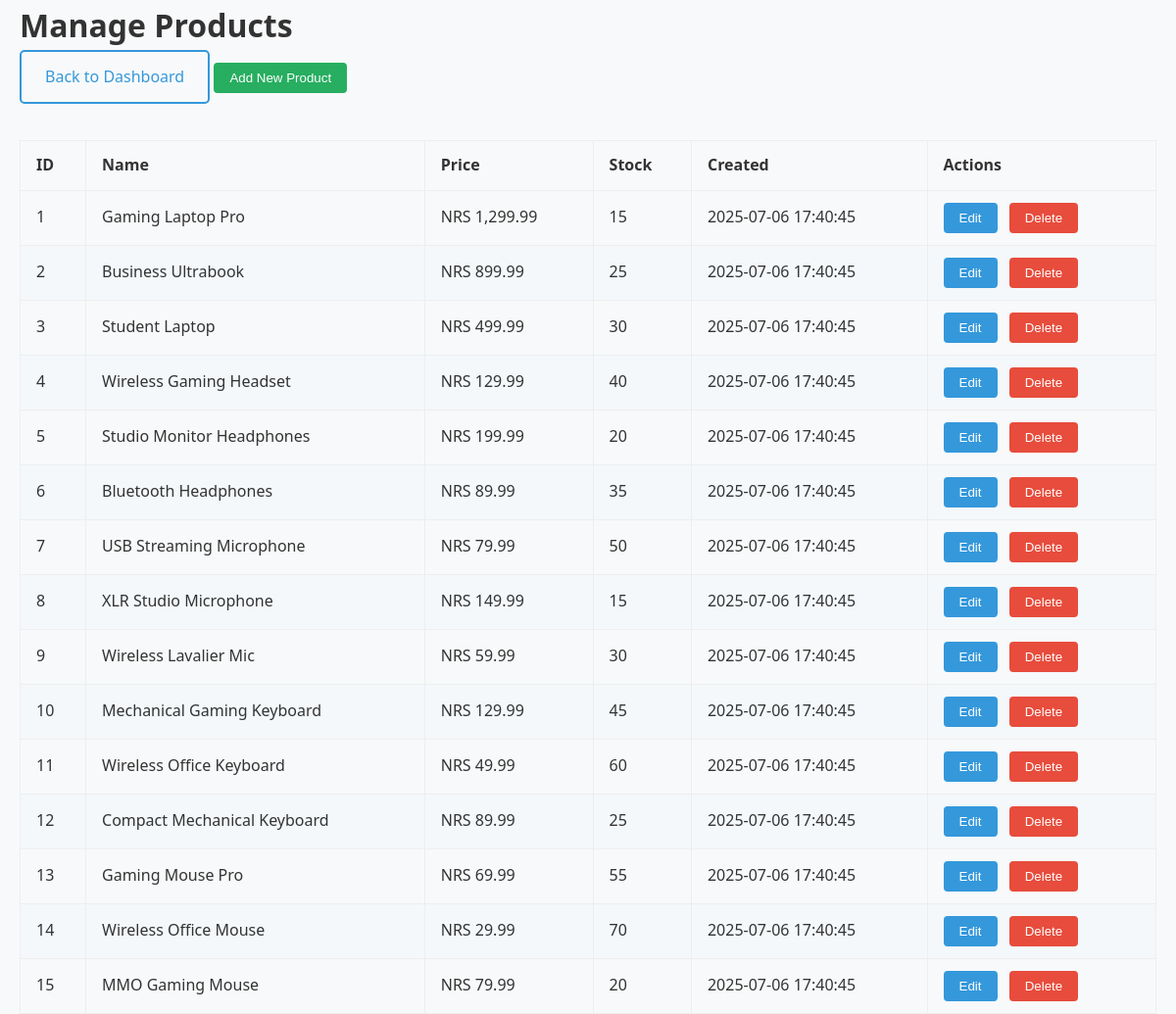
/admin/products.php (signed in), run on the app's committed database.
### tables this page shows
CREATE TABLE products (
    id INT PRIMARY KEY AUTO_INCREMENT,
    name VARCHAR(255) NOT NULL,
    description TEXT,
    price DECIMAL(10,2) NOT NULL,
    stock_quantity INT NOT NULL DEFAULT 0,
    category_id INT,
    image_url VARCHAR(255),
    brand VARCHAR(100),
    model VARCHAR(100),
    specifications JSON,
    created_at TIMESTAMP DEFAULT CURRENT_TIMESTAMP,
    updated_at TIMESTAMP DEFAULT CURRENT_TIMESTAMP ON UPDATE CURRENT_TIMESTAMP,
    FOREIGN KEY (category_id) REFERENCES categories(id) ON DELETE SET NULL
);

### admin/products.php (the view, shortened to what this page needs)
<?php
$pdo = getDBConnection();
$stmt = $pdo->query('SELECT id, name, price, stock_quantity, created_at FROM products ORDER BY created_at DESC');
$products = $stmt->fetchAll();
?>
<!DOCTYPE html>
<html lang="en">
<head>
    <link rel="stylesheet" href="../assets/css/style.css">
    <link href="https://cdnjs.cloudflare.com/ajax/libs/font-awesome/6.0.0/css/all.min.css" rel="stylesheet">
</head>
<body>
    <div class="container">
        <h1>Manage Products</h1>
        <a href="dashboard.php" class="btn btn-outline">Back to Dashboard</a>
        <button class="add-btn action-btn" onclick="window.location.href='add_product.php'">Add New Product</button>
        <table class="admin-table">
            <thead>
                <tr>
                    <th>ID</th>
                    <th>Name</th>
                    <th>Price</th>
                    <th>Stock</th>
                    <th>Created</th>
                    <th>Actions</th>
                </tr>
            </thead>
            <tbody>
                <?php foreach ($products as $product): ?>
                <tr>
                    <td><?php echo $product['id']; ?></td>
                    <td><?php echo htmlspecialchars($product['name']); ?></td>
                    <td>NRS <?php echo number_format($product['price'], 2); ?></td>
                    <td><?php echo $product['stock_quantity']; ?></td>
                    <td><?php echo $product['created_at']; ?></td>
                    <td>
                        <button class="action-btn" onclick="window.location.href='edit_product.php?id=<?php echo $product['id']; ?>'">Edit</button>
                        <button class="action-btn delete-btn" onclick="if(confirm('Delete this product?')) window.location.href='delete_product.php?id=<?php echo $product['id']; ?>'">Delete</button>
                    </td>
                </tr>
                <?php endforeach; ?>
            </tbody>
        </table>
    </div>
</body>
</html>

### assets/css/style.css (style rules this page uses)
* { margin: 0; padding: 0; box-sizing: border-box; }
body { font-family: 'Segoe UI', Tahoma, Geneva, Verdana, sans-serif; line-height: 1.6; color: #333; background-color: #f8f9fa; }
.container { max-width: 1200px; margin: 0 auto; padding: 0 20px; }
.btn { display: inline-block; padding: 0.8rem 1.5rem; text-decoration: none; border-radius: 5px; font-weight: 500; text-align: center; transition: all 0.3s ease; border: none; cursor: pointer; font-size: 1rem; }
.btn-outline { background: transparent; color: #3498db; border: 2px solid #3498db; }

### admin/products.php (style rules this page uses)
.admin-table { width: 100%; border-collapse: collapse; margin-top: 2rem; }
.admin-table th, .admin-table td { padding: 0.75rem 1rem; border: 1px solid #eee; text-align: left; }
.admin-table th { background: #f8f9fa; }
.admin-table tr:nth-child(even) { background: #f4f8fb; }
.action-btn { background: #3498db; color: #fff; border: none; padding: 0.5rem 1rem; border-radius: 4px; cursor: pointer; margin-right: 0.5rem; }
.delete-btn { background: #e74c3c; }
.add-btn { background: #27ae60; margin-bottom: 1rem; }

### data on the page
products: id "1", name "Gaming Laptop Pro", price "1,299.99", stock_quantity "15", created_at "2025-07-06 17:40:45"
products: id "2", name "Business Ultrabook", price "899.99", stock_quantity "25", created_at "2025-07-06 17:40:45"
products: id "3", name "Student Laptop", price "499.99", stock_quantity "30", created_at "2025-07-06 17:40:45"
products: id "4", name "Wireless Gaming Headset", price "129.99", stock_quantity "40", created_at "2025-07-06 17:40:45"
products: id "5", name "Studio Monitor Headphones", price "199.99", stock_quantity "20", created_at "2025-07-06 17:40:45"
products: id "6", name "Bluetooth Headphones", price "89.99", stock_quantity "35", created_at "2025-07-06 17:40:45"
products: id "7", name "USB Streaming Microphone", price "79.99", stock_quantity "50", created_at "2025-07-06 17:40:45"
products: id "8", name "XLR Studio Microphone", price "149.99", stock_quantity "15", created_at "2025-07-06 17:40:45"
products: id "9", name "Wireless Lavalier Mic", price "59.99", stock_quantity "30", created_at "2025-07-06 17:40:45"
products: id "10", name "Mechanical Gaming Keyboard", price "129.99", stock_quantity "45", created_at "2025-07-06 17:40:45"
products: id "11", name "Wireless Office Keyboard", price "49.99", stock_quantity "60", created_at "2025-07-06 17:40:45"
products: id "12", name "Compact Mechanical Keyboard", price "89.99", stock_quantity "25", created_at "2025-07-06 17:40:45"
products: id "13", name "Gaming Mouse Pro", price "69.99", stock_quantity "55", created_at "2025-07-06 17:40:45"
products: id "14", name "Wireless Office Mouse", price "29.99", stock_quantity "70", created_at "2025-07-06 17:40:45"
products: id "15", name "MMO Gaming Mouse", price "79.99", stock_quantity "20", created_at "2025-07-06 17:40:45"
